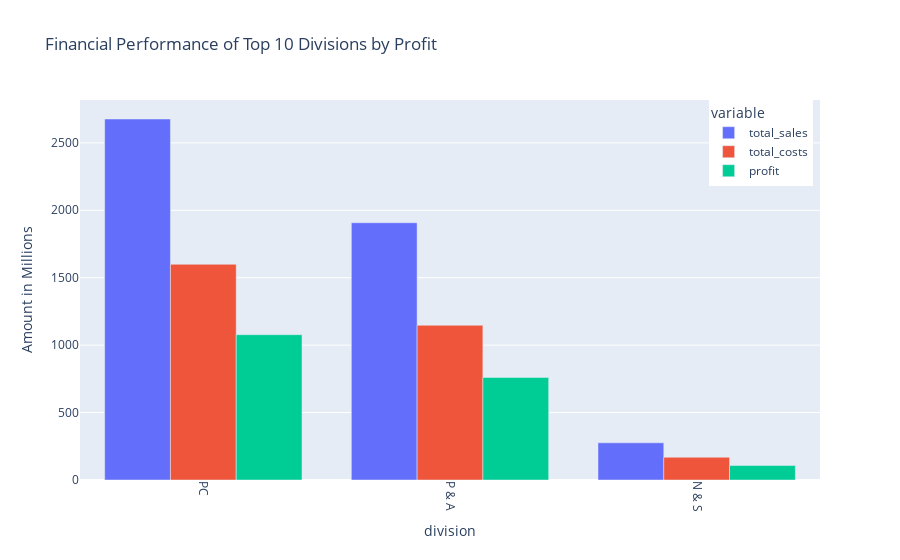

Notebook cell for this chart:
### Markdown cell above
### Division

### Code cell
# Visualizing top 10 financial performance based on profit within the 'division' category
column = 'division'
plotly_visualize_by_profit(actual_sales_estimates_post, column)

### Figure 1 — Plotly figure (JSON) as saved in the notebook; plotly's stock layout.template omitted (floating-point values rounded to 4 significant figures)
{"data": [{"alignmentgroup": "True", "hovertemplate": "variable=total_sales<br>division=%{x}<br>Amount in Millions=%{y}<extra></extra>", "legendgroup": "total_sales", "marker": {"color": "#636efa", "pattern": {"shape": ""}}, "name": "total_sales", "offsetgroup": "total_sales", "orientation": "v", "showlegend": true, "textposition": "auto", "type": "bar", "x": ["PC", "P & A", "N & S"], "xaxis": "x", "y": [2677.0, 1908.0, 275.8], "yaxis": "y"}, {"alignmentgroup": "True", "hovertemplate": "variable=total_costs<br>division=%{x}<br>Amount in Millions=%{y}<extra></extra>", "legendgroup": "total_costs", "marker": {"color": "#EF553B", "pattern": {"shape": ""}}, "name": "total_costs", "offsetgroup": "total_costs", "orientation": "v", "showlegend": true, "textposition": "auto", "type": "bar", "x": ["PC", "P & A", "N & S"], "xaxis": "x", "y": [1599.0, 1147.0, 168.6], "yaxis": "y"}, {"alignmentgroup": "True", "hovertemplate": "variable=profit<br>division=%{x}<br>Amount in Millions=%{y}<extra></extra>", "legendgroup": "profit", "marker": {"color": "#00cc96", "pattern": {"shape": ""}}, "name": "profit", "offsetgroup": "profit", "orientation": "v", "showlegend": true, "textposition": "auto", "type": "bar", "x": ["PC", "P & A", "N & S"], "xaxis": "x", "y": [1078.0, 760.5, 107.2], "yaxis": "y"}], "layout": {"barmode": "group", "legend": {"orientation": "v", "title": {"text": "variable"}, "tracegroupgap": 0, "x": 0.99, "xanchor": "right", "y": 1, "yanchor": "top"}, "title": {"text": "Financial Performance of Top 10 Divisions by Profit"}, "xaxis": {"anchor": "y", "domain": [0, 1], "tickangle": 90, "title": {"text": "division"}}, "yaxis": {"anchor": "x", "domain": [0, 1], "title": {"text": "Amount in Millions"}}}}
